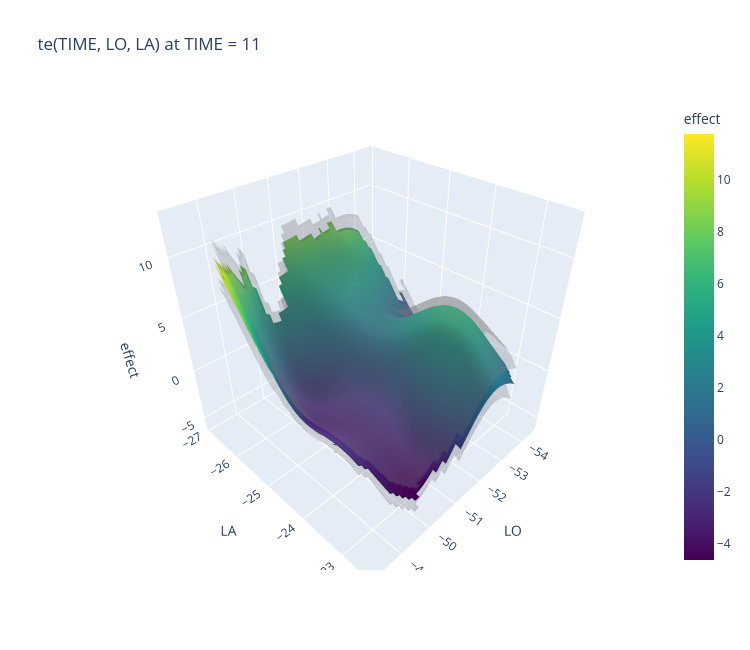

This figure's notebook cell:
### Markdown cell above
`plotRGL(sm(fit4, 1), fix = c(TIME = 11))`: the spatial effect in week 11 in 3D.

### Code cell
effect_w11 = fit4.partial_effect(
    space_time,
    data={"LO": lo_grid.ravel(), "LA": la_grid.ravel(),
          "TIME": np.full(lo_grid.size, 11)},
    compute_se=True,
)
plot_surface_3d(lo_grid, la_grid, effect_w11, far, "te(TIME, LO, LA) at TIME = 11")

### Figure 1 — Plotly figure (JSON) as saved in the notebook; plotly's stock layout.template omitted (floating-point values rounded to 4 significant figures; data arrays with more than 128 entries replaced by an {"elided": "..."} marker saying what was removed)
{"data": [{"colorbar": {"title": {"text": "effect"}}, "colorscale": [[0, "#440154"], [0.1111, "#482878"], [0.2222, "#3e4989"], [0.3333, "#31688e"], [0.4444, "#26828e"], [0.5556, "#1f9e89"], [0.6667, "#35b779"], [0.7778, "#6ece58"], [0.8889, "#b5de2b"], [1, "#fde725"]], "name": "effect", "type": "surface", "x": {"elided": "60x60 float values"}, "y": {"elided": "60x60 float values"}, "z": {"elided": "60x60 float values"}}, {"colorscale": [[0, "grey"], [1, "grey"]], "name": "+ SE", "opacity": 0.3, "showscale": false, "type": "surface", "x": {"elided": "60x60 float values"}, "y": {"elided": "60x60 float values"}, "z": {"elided": "60x60 float values"}}, {"colorscale": [[0, "grey"], [1, "grey"]], "name": "- SE", "opacity": 0.3, "showscale": false, "type": "surface", "x": {"elided": "60x60 float values"}, "y": {"elided": "60x60 float values"}, "z": {"elided": "60x60 float values"}}], "layout": {"height": 650, "scene": {"xaxis": {"title": {"text": "LO"}}, "yaxis": {"title": {"text": "LA"}}, "zaxis": {"title": {"text": "effect"}}}, "title": {"text": "te(TIME, LO, LA) at TIME = 11"}, "width": 750}}
